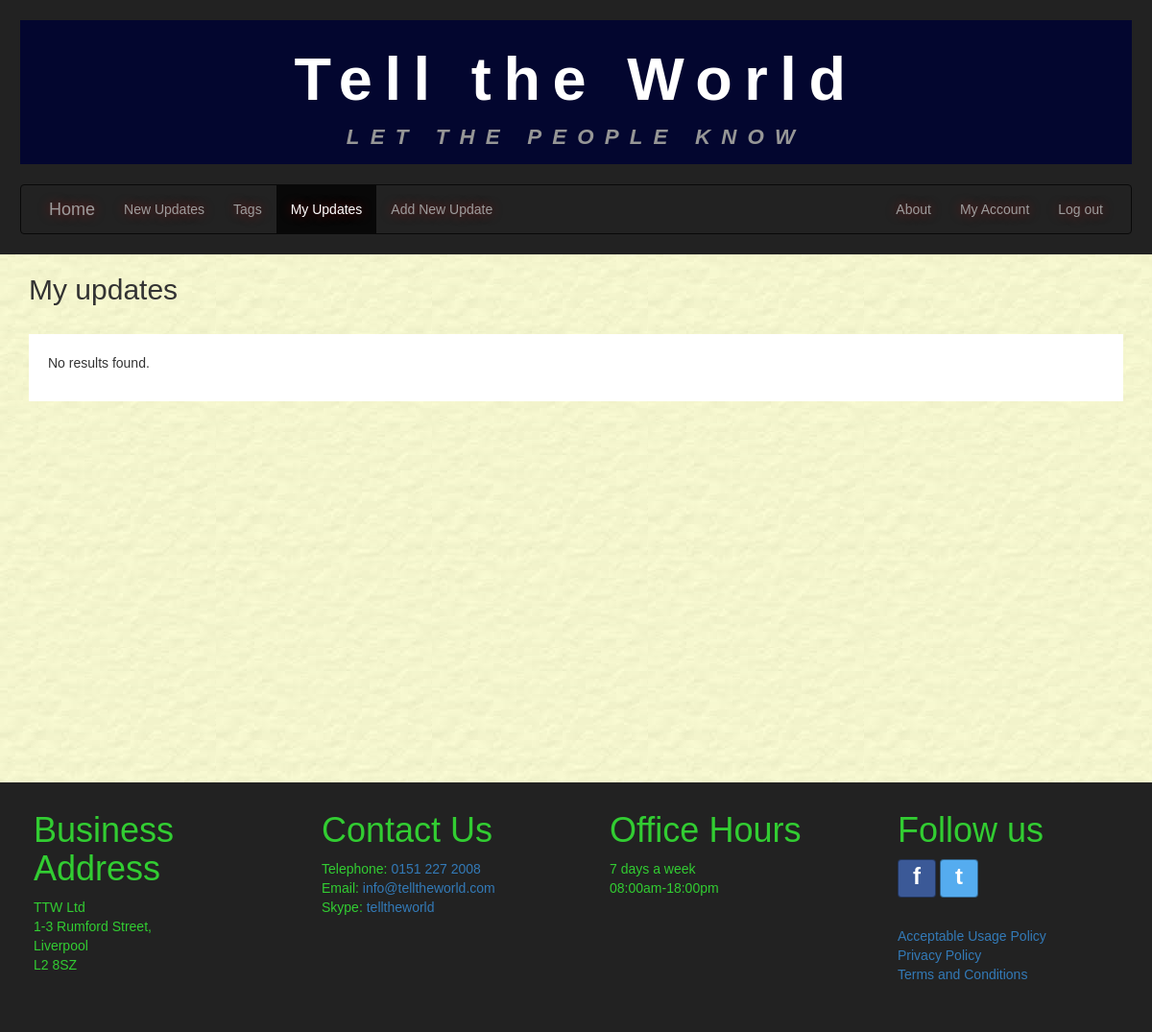
Page /myupdates/?tagName=cheesy (signed in) on the earlier database version.
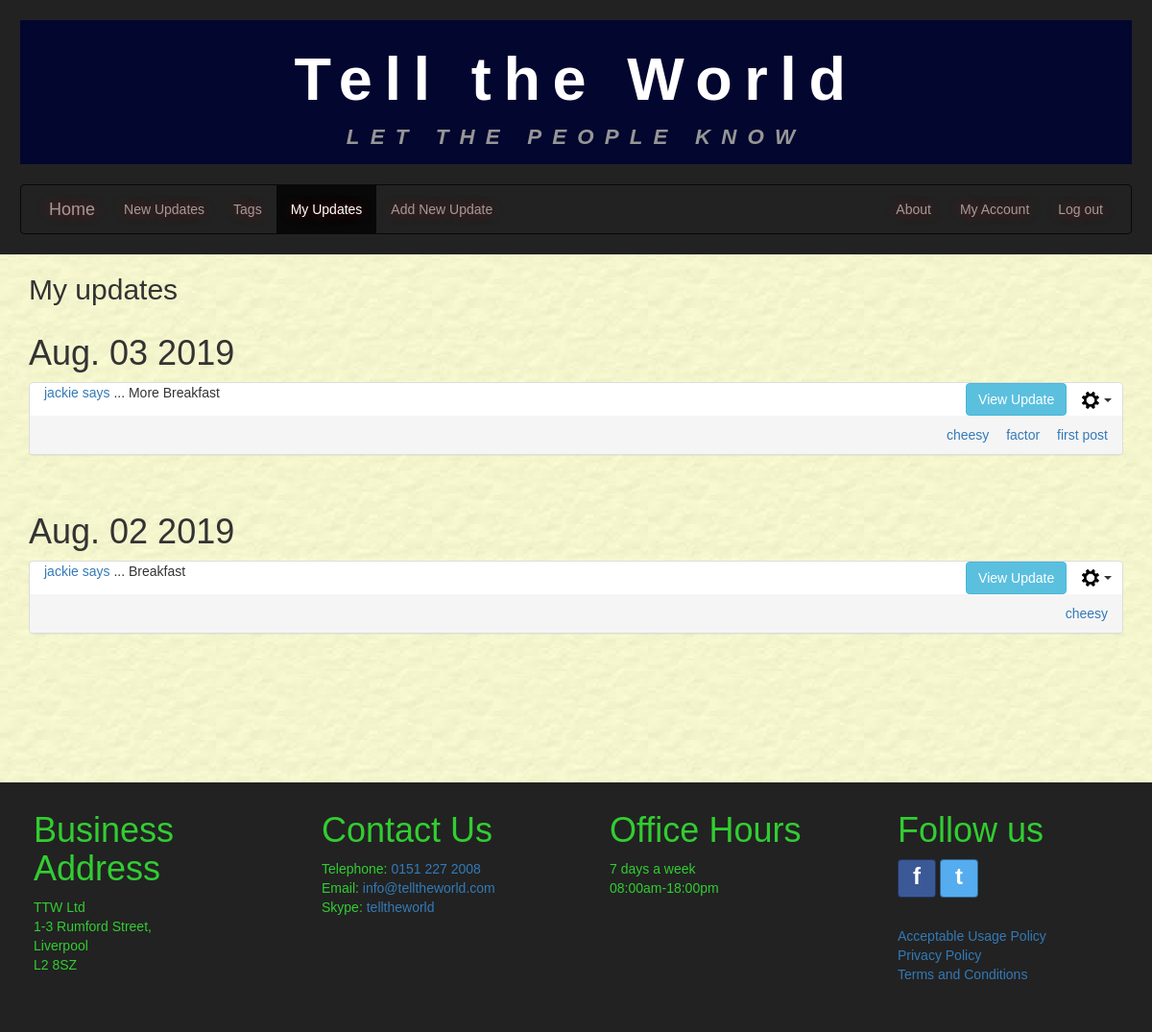
Same page on the later database version.
### tellings/models.py (models this page shows, shortened)
class UserPost(models.Model):
    postID = models.AutoField(primary_key=True, db_column='postID')
    user = models.ForeignKey(settings.AUTH_USER_MODEL, on_delete=models.CASCADE,
                             db_column='user')
    dateOfPost = models.DateTimeField()
    postTitle = models.CharField(max_length=35)
    postText = models.CharField(max_length=255)
    dateOfEdit = models.DateTimeField(null=True, blank=True)
    @property
    def post_tags(self):
        tagmaps = Tagmap.objects.filter(postID=self.postID)
        tagList = sorted([tag.tagID.tagName for tag in tagmaps])
        return tagList
    class Meta:
        verbose_name = "UserPost"
        verbose_name_plural = "UserPosts"

class Tag(models.Model):
    tagID = models.AutoField(primary_key=True, db_column='tagID')
    tagName = models.CharField(max_length=15)
    class Meta:
        ordering = ['tagName']
        verbose_name = "Tag"
        verbose_name_plural = "Tags"

### tellings/views.py (the view)
# urls.py: path('myupdates/', MyUpdatesListView.as_view(), name='myupdates'),
class MyUpdatesListView(LoginRequiredMixin, generic.ListView):
    model = UserPost
    template_name = "tellings/myupdates_list.html"
    paginate_by = 10
    http_method_names = ['get', 'post']
    def get_queryset(self):
        user_id = self.request.user.id
        tagName_val = False
        qs = super().get_queryset()
        if self.request.method == 'GET' and 'tagName' in self.request.GET:
            tagName_val = self.request.GET.get('tagName', False)
        if tagName_val:  # get posts for current user filtered by tagname
            try:
                tagID = Tag.objects.get(tagName=tagName_val).tagID
                tagmaps = Tagmap.objects.filter(tagID=tagID)
                postList = [tm.postID.postID for tm in tagmaps]
                qs = qs.filter(postID__in=postList, user=user_id).order_by('-dateOfPost')
            except:
                qs = qs.filter(user=user_id).order_by('-dateOfPost')
        else:   # get all posts for current user
            qs = qs.filter(user=user_id).order_by('-dateOfPost')
        return qs
    def get_context_data(self, **kwargs):
        context = super(MyUpdatesListView, self).get_context_data(**kwargs)
        current_username = user_id = self.request.user.username
        if self.request.method == 'GET' and 'tagName' in self.request.GET:
            context['tagName'] = self.request.GET.get('tagName', '')
        context['current_username'] = current_username
        return context

### tellings/templates/tellings/myupdates_list.html (shortened to what this page needs)
{% extends 'tellings/base.html' %}
{% block content %}
  <div class="container-fluid main-content">
    <div class="container currentUserUpdates" id="userUpdates">
        <h2>My updates</h2>
        {% if userpost_list %}
        {% load static %}
        {% regroup userpost_list by dateOfPost|date:"M. d Y" as ordered_post_list %}
        {% for mypost in ordered_post_list %}
        <div class="row">
          <h1>{{ mypost.grouper }}</h1>
          <div class="panel-group">
            {% for item in mypost.list %}
              <div class="panel panel-default" id="panel_post_{{ item.postID }}">
                <div class="panel-header">
                  <div class="col-sm-8 panel-postTitle">
                    <p><a href="{% url 'tellings:myupdates' %}" name="{{ item.user }}">
                       {{ item.user }} says</a> ... <span id="postTitle_{{ item.postID }}">{{ item.postTitle }}</span></p>
                  </div>
                  <div class="col-sm-4 align-panel-text-right">
                    <button class="btn btn-info collapse_btn" data-toggle="collapse" data-target="#collapse{{ item.postID }}">View Update</button>
                    {% if current_username %}
                      {% if item.user.username == current_username %}
                        <div class="btn-group">
                            <button type="button" class="btn dropdown-toggle post-cog-btn" data-toggle="dropdown" aria-haspopup="true" aria-expanded="false">
                              <img src="{% static 'tellings/imgs/settings_cog.png' %}" alt="">
                              <span class = "caret"></span>
                            </button>
                        </div>
                      {% endif %}
                    {% endif %}
                  </div>
                </div>
                <div class="panel-footer align_between">
                  <span class="align-panel-footer-text-left last-edited-text">
                  </span>
                  <span class="align-panel-footer-text-right">
                  {% for tag in item.post_tags %}
                    <a class="tagLink" href="{% url 'tellings:myupdates' %}?tagName={{ tag }}" name="{{ tag }}">{{ tag }}</a>
                  {% endfor %}
                  </span>
                </div>
              </div>
              <br />
            {% endfor %}
          </div>
        </div>
        {% endfor %}
        {% else %}
        <div class="row white-inner-container">
          <br />
          <p>No results found.</p>
        </div>
        {% endif %}
    </div>
  </div>
{% endblock %}

Differences in the rows shown:
added UserPost: user "jackie", postTitle "More Breakfast", shown under "Aug. 03 2019"
now on this page (row unchanged): Tag: post_tags "cheesy" "cheesy"
now on this page (row unchanged): Tag: post_tags "factor"
now on this page (row unchanged): Tag: post_tags "first post"
added UserPost: user "jackie", postTitle "Breakfast", shown under "Aug. 02 2019"
Other differences:
new list line: "Aug. 03 2019"
new list line: "Aug. 02 2019"
text no longer shown: "No results found."
